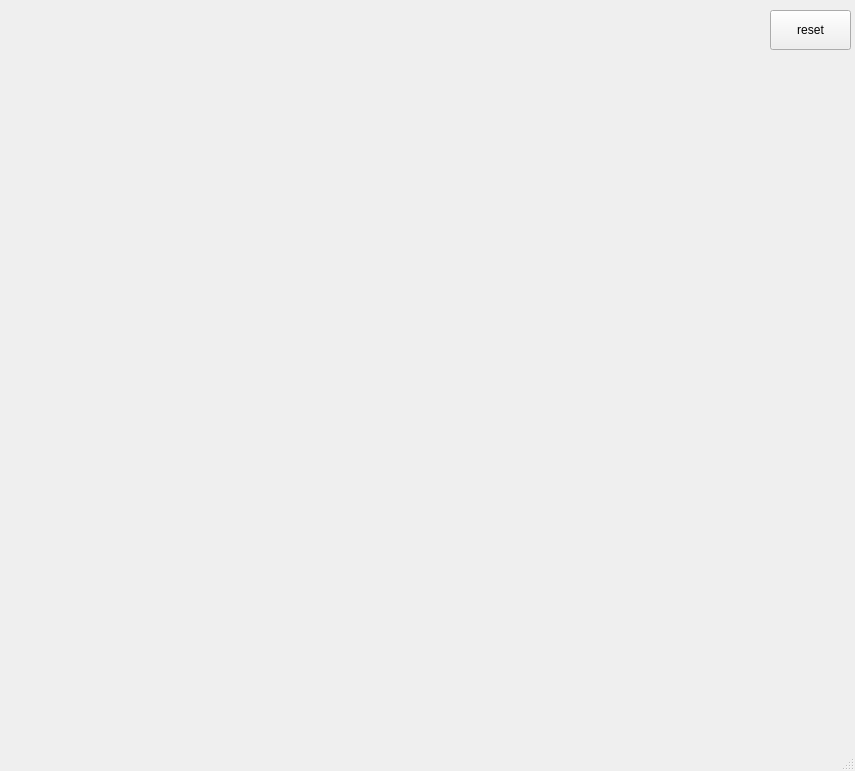
<?xml version="1.0" encoding="UTF-8"?>
<ui version="4.0">
 <class>MainWindow</class>
 <widget class="QMainWindow" name="MainWindow">
  <property name="geometry">
   <rect>
    <x>0</x>
    <y>0</y>
    <width>855</width>
    <height>771</height>
   </rect>
  </property>
  <property name="windowTitle">
   <string>MainWindow</string>
  </property>
  <widget class="QWidget" name="centralwidget">
   <widget class="QPushButton" name="pb">
    <property name="geometry">
     <rect>
      <x>770</x>
      <y>10</y>
      <width>81</width>
      <height>40</height>
     </rect>
    </property>
    <property name="toolTip">
     <string/>
    </property>
    <property name="statusTip">
     <string/>
    </property>
    <property name="text">
     <string>reset</string>
    </property>
    <property name="iconSize">
     <size>
      <width>40</width>
      <height>40</height>
     </size>
    </property>
   </widget>
  </widget>
  <widget class="QMenuBar" name="menubar">
   <property name="geometry">
    <rect>
     <x>0</x>
     <y>0</y>
     <width>855</width>
     <height>21</height>
    </rect>
   </property>
  </widget>
  <widget class="QStatusBar" name="statusbar"/>
 </widget>
 <resources/>
 <connections/>
</ui>
